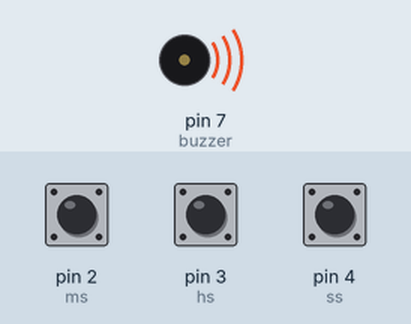
Recording of a sketch running on a simulated Arduino Uno, built with avr-gcc and run on an emulated ATmega328P. On the bench: buzzer (waves = sounding). The inputs (shaded band) are chosen by the test bench; at power-on: pin 2 (ms) HIGH, pin 3 (hs) HIGH, pin 4 (ss) HIGH. What the sketch prints to the serial monitor is not drawn.

Above: at 1.7 s.
1.8 s: pin 2 (ms) pulled LOW for 1.25 s
At 3.0 s:
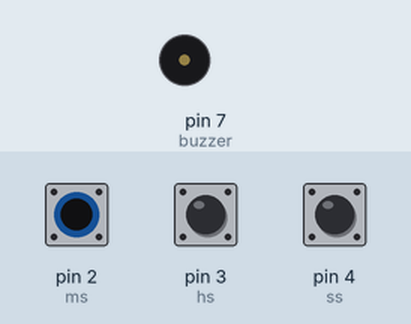
Timing chart, 0 to 4.8 s (numbered marks = the images above; inputs shaded):
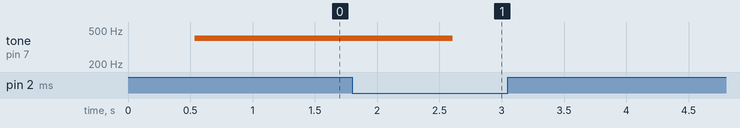

Measured:
- after the input at 1.8 s, tone on pin 7 (buzzer): 400 Hz → silent after 0.81 s

The sketch:

alarmArduino.ino
```cpp
#include <RTClib.h>

// SparkFun Serial LCD example 1
// Clear the display and say "Hello World!"

// This sketch is for Arduino versions 1.0 and later
// If you're using an Arduino version older than 1.0, use
// the other example code available on the tutorial page.

// Use the Software Serial library to create a new "soft" serial port
// for the display. This prevents display corruption when uploading code.
#include <SoftwareSerial.h>

// Attach the serial enabld LCD's RX line to digital pin 11
SoftwareSerial LCD(10, 11); // Arduino SS_RX = pin 10 (unused), Arduino SS_TX = pin 11

int h=1;
int m=0;
int s=0;
int flag=0; //AM

int ah = 1;
int am=0;
int as=0;
int aflag=0; //AM


int button1;
int button2;
int alarmToggle;

int hs = 3;
int ms = 2;
int ss = 4;

int buzzer = 7;

bool alarmOn = false;


void setup()
{
  Serial.begin(9600);
  LCD.begin(9600); // set up serial port for 9600 baud
  delay(500); // wait for display to boot up

  pinMode(hs,INPUT_PULLUP);// avoid external Pullup resistors for Button 1
  pinMode(ms,INPUT_PULLUP);// and Button 2
  pinMode(ss, INPUT_PULLUP);

  pinMode(buzzer, OUTPUT);

}

void loop()
{
  // move cursor to beginning of first line
  selectLineOne();
  // clear display by sending spaces
  clearScreen();


  button1=digitalRead(hs);// Read Buttons
  button2=digitalRead(ms);
  Serial.print(button1);
  Serial.print(button2);

  alarmToggle = digitalRead(ss);
  Serial.print(alarmToggle);

  if(alarmToggle == 1) {
    if(button1==0){
      h=h+1;
    }
    if(button2==0) {
      m += 5;
    }
  }

  else if(alarmToggle == 0) {
    if(button1==0){
      ah=ah+1;
    }
    if(button2==0) {
      am += 5;
    }
  }


  if(!alarmOn) {
 // PRINT TIME
  selectLineOne();

  if(h < 10) {
    LCD.print(0);
    LCD.print(h);
  } else {
    LCD.print(h);
  }

  LCD.print(":");

  if(m < 10) {
    LCD.print(0);
    LCD.print(m);
  } else {
    LCD.print(m);
  }

  LCD.print(":");

  if(s < 10) {
    LCD.print(0);
    LCD.print(s);
  } else {
    LCD.print(s);
  }

  LCD.print(" ");

  if(flag == 1) {
    LCD.print("PM");
  } else {
    LCD.print("AM");
  }

  s++;

  if(s >=60) {
    s = 0;
    m++;
  }

  if(m >= 60) {
    m = 0;
    h ++;
  }

  if(h > 12) {
    h = 1;
    if (flag == 1) {
      flag = 0;
    } else {
      flag = 1;
    }
  }


  //PRINT ALARM:

  selectLineTwo();


  LCD.print("Alarm: ");

  if(ah < 10) {
    LCD.print(0);
    LCD.print(ah);
  } else {
    LCD.print(ah);
  }

  LCD.print(":");

  if(am < 10) {
    LCD.print(0);
    LCD.print(am);
  } else {
    LCD.print(am);
  }


  LCD.print(" ");

  if(aflag == 1) {
    LCD.print("PM");
  } else {
    LCD.print("AM");
  }


  if(as >=60) {
    as = 0;
    am++;
  }

  if(am >= 60) {
    am = 0;
    ah ++;
  }

  if(ah > 12) {
    ah = 1;
    if (aflag == 1) {
      aflag = 0;
    } else {
      aflag = 1;
    }
  }

  }


  //PRINT ALARM MESSAGE
  else if(alarmOn) {
    clearScreen();
    selectLineOne();
    LCD.print("WAKE UP!!");

    selectLineTwo();
    LCD.print("Do 10 Pushups!");
  }


  //ALARM BUZZER:
  alarmOn = false;
  if(h == ah && m == am && alarmToggle == 1) {
    alarmOn = true;
  }

  if(alarmOn) {
    tone(buzzer, 400);
  }

  if(h != ah || m != am || alarmToggle == 0) {
      alarmOn = false;
      noTone(buzzer);
    }


  delay(1000);
}

void clearScreen()
{
  //clears the screen, you will use this a lot!
  LCD.write(0xFE);
  LCD.write(0x01);
}

void selectLineOne()
{
  //puts the cursor at line 0 char 0.
  LCD.write(0xFE); //command flag
  LCD.write(128); //position
}
//-------------------------------------------------------------------------------------------
void selectLineTwo()
{
  //puts the cursor at line 0 char 0.
  LCD.write(0xFE); //command flag
  LCD.write(192); //position
}

int backlight(int brightness)// 128 = OFF, 157 = Fully ON, everything in between = varied
{
  //this function takes an int between 128-157 and turns the backlight on accordingly
  LCD.write(0x7C); //NOTE THE DIFFERENT COMMAND FLAG = 124 dec
  LCD.write(brightness); // any value between 128 and 157 or 0x80 and 0x9D
}
```
